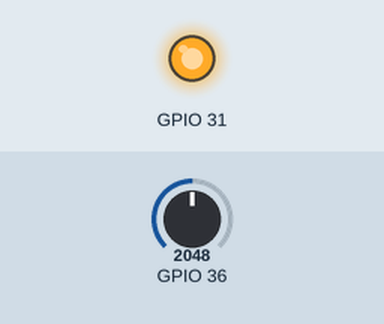
Recording of a sketch running on a simulated ESP32. Parts: output pins drawn as LEDs (lit = HIGH). The test bench sets the inputs (shaded band); at power-on: GPIO 36 = 2048. What the sketch prints to the serial monitor is not drawn.

Above: at 1.2 s.
1.3 s: GPIO 36 set to 491
At 2.5 s:
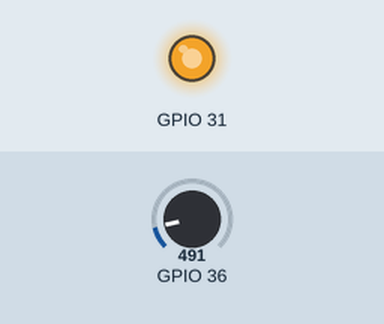
2.8 s: GPIO 36 set to 0
At 3.6 s:
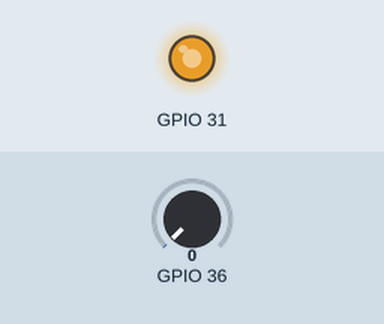
4.7 s: GPIO 36 set to 1228
At 6.1 s:
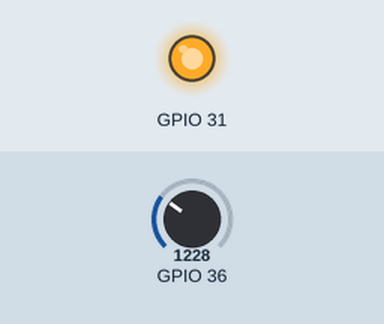
Timing chart, 0 to 7.7 s (numbered marks = the images above; inputs shaded):
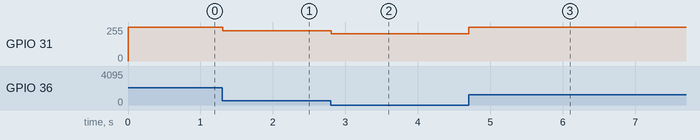

Measured:
- after the input at 1.3 s, GPIO 31: 255/255 → 228/255 at once
- after the input at 2.8 s, GPIO 31: 228/255 → 203/255 at once
- after the input at 4.7 s, GPIO 31: 203/255 → 255/255 at once

The sketch:

sketch_oct14a.ino
```cpp
void setup() {
  // put your setup code here, to run once:
  Serial.begin(115200);
  ledcSetup(0,10,12);
  pinMode(31,OUTPUT);
  ledcAttachPin(31,1);
}

void loop() {
  // put your main code here, to run repeatedly:
  int poti = analogRead(A0);
  int winkel = map(poti,0,4095,-9000,9000);
  int ti = map(winkel,-9000,9000,1000,2000);
  int pwm_wert = map(ti,0,20000,0,4095);

  ledcWrite(1,pwm_wert);

  Serial.printf("%4i - Winkel, %4i - Poti, %4i - ti, %4i - pwm_wert \n",winkel,poti,ti,pwm_wert);
}
```
